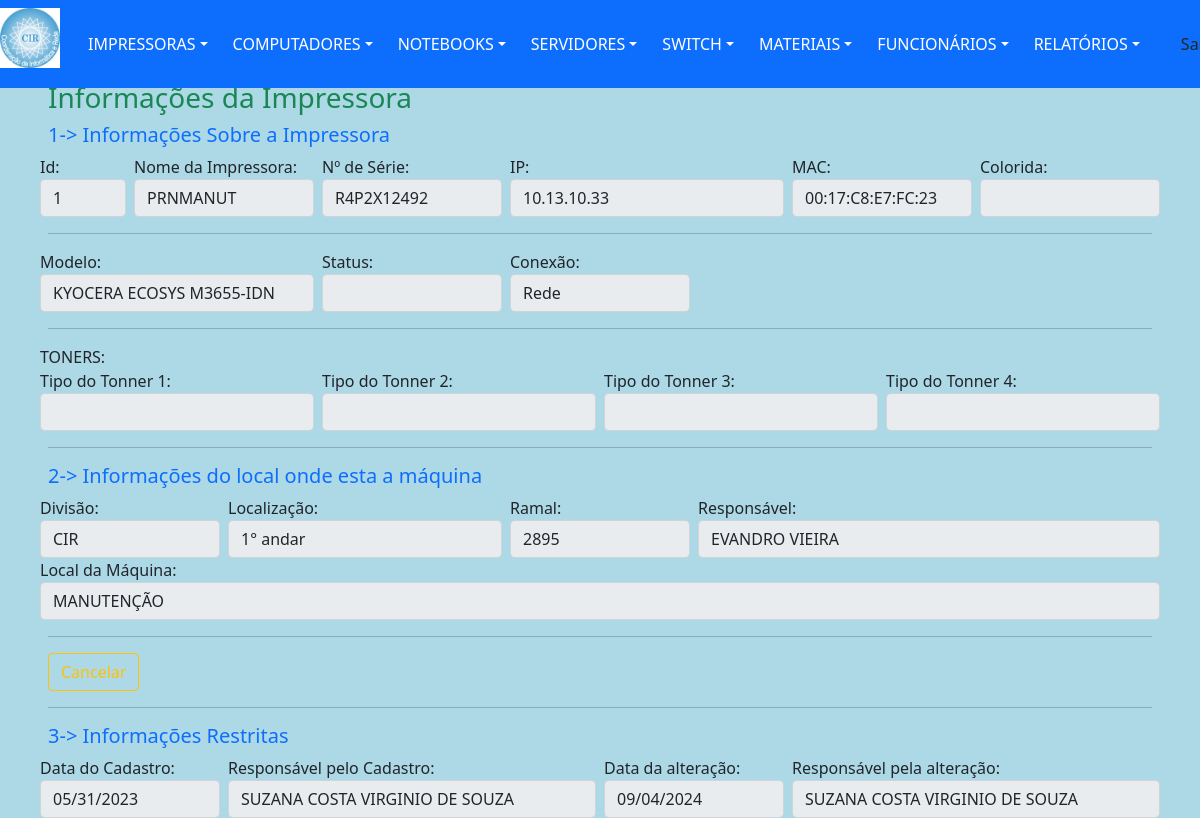
/views/impressoraDetalhes.php?action=1&id=1 (signed in), run on an earlier commit of the app's database.
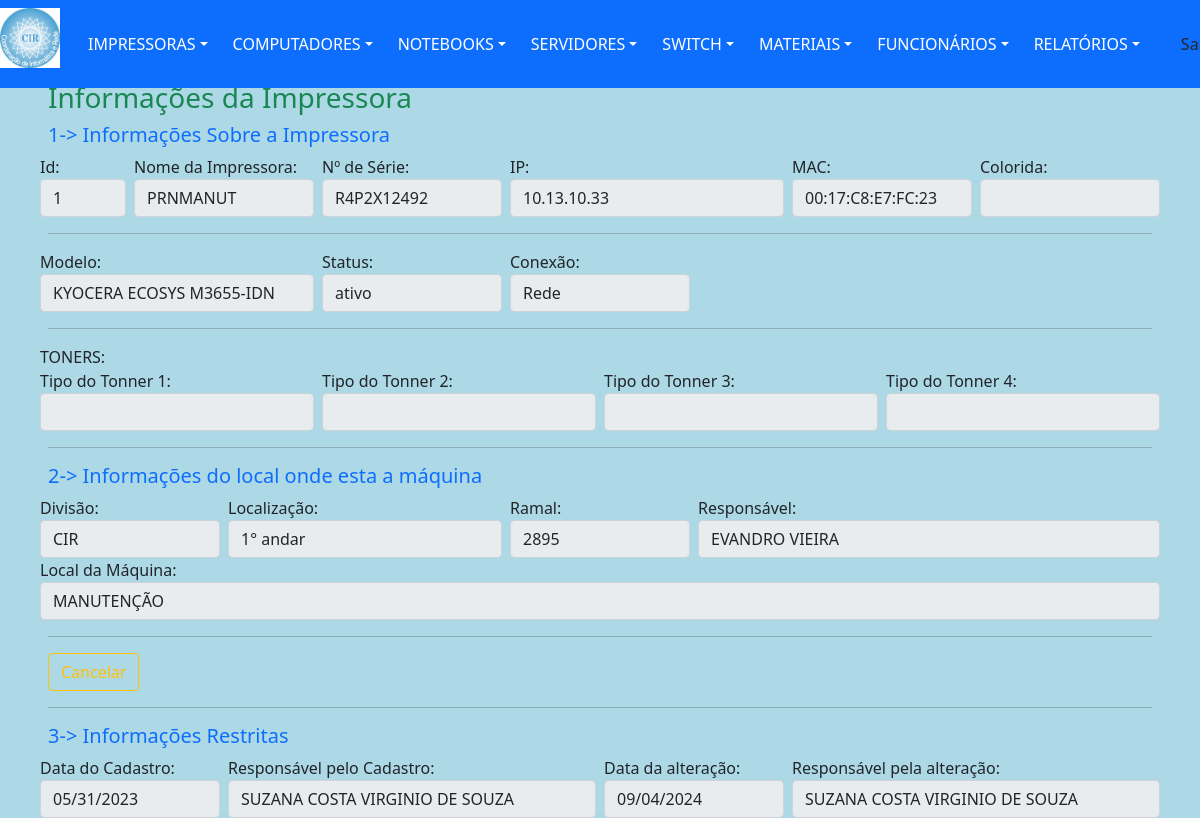
And on a later commit of the database.
### tables this page shows
CREATE TABLE `impressoras` (
  `idImpressora` int(11) NOT NULL,
  `nomeImpressora` varchar(20) DEFAULT NULL,
  `numSerie` varchar(50) DEFAULT NULL,
  `ipImpressora` varchar(15) DEFAULT NULL,
  `macImpressora` varchar(20) DEFAULT NULL,
  `tipoToner` varchar(255) DEFAULT NULL,
  `colorida` varchar(3) DEFAULT NULL,
  `statusImpressora` varchar(7) DEFAULT NULL,
  `conexaoImp` varchar(5) DEFAULT 'Rede',
  `modeloImpressora` int(11) DEFAULT NULL,
  `dataCadastro` date DEFAULT NULL,
  `respCadastro` varchar(30) DEFAULT NULL,
  `dataAltCadastro` date DEFAULT NULL,
  `respAltCadastro` varchar(30) DEFAULT NULL,
  `obsImpressora` varchar(255) DEFAULT NULL,
  `idFuncionario` int(11) DEFAULT NULL,
  `idSetor` int(11) DEFAULT NULL
);

### dao/DAO-controleCir.php (called while the page is built, shortened)
<?php
	class ControleCirDAO
		{
            public function Verificar($nomeTabela, $opcao1, $valor1)
                {
                    $conn = Database::connect();
                    $conn->exec('SET CHARACTER SET utf8');
                    $sql = "SELECT * FROM $nomeTabela WHERE $opcao1 = '$valor1' ";
                    try
                        {
                            $listar = $conn->query($sql);
                            $buscar = $listar->fetchAll(PDO::FETCH_OBJ);
                            $numRows = $listar->rowCount();
                        }
                    catch (PDOException $exc)
                        {
                            $buscar = $exc->getTraceAsString();
                        }
                    return $buscar;
                }
        }
?>

### controllers/impressoraBuscar.php (called while the page is built, shortened)
<?php
	include "../dao/DAO-controleCir.php";
    $idImpressora =  $_GET['id'];
    $nomeTabela = "impressoras";
    $opcao1 = "idImpressora";
    $valor1 = $idImpressora;
	$impAltDAO = new ControleCirDAO();
	foreach($impAltDAO->Verificar($nomeTabela, $opcao1, $valor1) as $imp)
		{
			$idImpressora = $imp->idImpressora;
			$nomeImpressora = $imp->nomeImpressora;
			$numSerie = $imp->numSerie;
            $ipImpressora = $imp->ipImpressora;
			$macImpressora = $imp->macImpressora;
			$statusImpressora = $imp->statusImpressora;
			$conexaoImp = $imp->conexaoImp;
			$dataCadastroA = $imp->dataCadastro;
			$respCadastro = $imp->respCadastro;
		}
?>

### views/impressoraDetalhes.php (the view, shortened to what the changed rows need)
<?php
    include "../template/menuPrincipal.php";
    require_once '../controllers/impressoraBuscar.php';
    include_once "../dao/DAO-controleCir.php";
?>
        <nav class="navbar navbar-dark">
            <div class="line col-md-12 p-5 position-absolute start-5 top-0 bottom-50 end-250">
                <form name="cadastro" id="cadastro" >
                    <fieldset>
                        <div class="row">
                            <div class="col px-md-1 col-md-1">
                                <label for="inputSuccess" class="control-label">Id:</label>
                                <input type="text" class="form-control" value="<?= $idImpressora;
                                                                                $_SESSION['idImpressora'] = $idImpressora; ?>" disabled>
                            </div>
                            <div class="col px-md-1 col-md-2">
                                <label for="inputSuccess" class="control-label">Nome da Impressora:</label>
                                <input type="text" class="form-control" value="<?= $nomeImpressora;
                                                                                $_SESSION['antNomeImp'] = $nomeImpressora; ?>" disabled>
                            </div>
                            <div class="col px-md-1 col-md-2">
                                <label for="inputSuccess" class="control-label">Nº de Série: </label>
                                <input type="text" class="form-control" value="<?= $numSerie;
                                                                                $_SESSION['antNumSerie'] = $numSerie ?>" disabled>
                            </div>
                            <div class="col px-md-1 col-md-3">
                                <label for="inputSuccess" class="control-label">IP: </label>
                                <input type="text" class="form-control" value="<?= $ipImpressora;
                                                                                $_SESSION['antNumIp'] = $ipImpressora ?>" disabled>
                            </div>
                            <div class="col px-md-1 col-md-2">
                                <label for="inputSuccess" class="control-label">MAC:</label>
                                <input type="text" class="form-control" value="<?= $macImpressora;
                                                                                $_SESSION['antNumMac'] = $macImpressora ?>" disabled>
                            </div>
                        </div>
                        <div class="row">
                            <div class="col px-md-1 col-md-2">
                                <label for="inputSuccess" class="control-label">Status:</label>
                                <input type="text" class="form-control" value="<?php echo $statusImpressora; ?>" disabled>
                            </div>
                            <div class="col px-md-1 col-md-2">
                                <label for="inputSuccess" class="control-label">Conexão:</label>
                                <input type="text" class="form-control" value="<?php echo $conexaoImp; ?>" disabled>
                            </div>
                        </div>
                        <div class="row">
                            <div class="col px-md-1 col-md-2">
                                <label for="inputSuccess" class="control-label">Data do Cadastro:</label>
                                <input type="date" class="form-control" value="<?= $dataCadastroA;
                                                                                $_SESSION['datacadastro'] = $dataCadastroA ?>" disabled>
                            </div>
                            <div class="col px-md-1 col-md-4">
                                <label for="inputSuccess" class="control-label">Responsável pelo Cadastro:</label>
                                <input type="text" class="form-control" value="<?= $respCadastro;
                                                                                $_SESSION['respCadastro'] = $respCadastro ?>" disabled>
                            </div>
                        </div>
                    </fieldset>
                </form>
            </div>
        </nav>
    </body>
</html>

What changed in the data, as far as the page shows it:
changed impressoras "PRNMANUT": statusImpressora (not shown) → "ativo"
